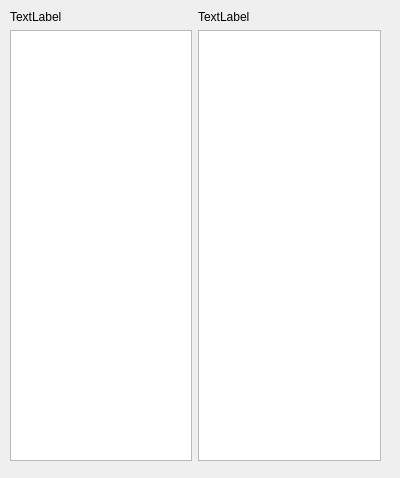
<?xml version="1.0" encoding="UTF-8"?>
<ui version="4.0">
 <class>TenthTask</class>
 <widget class="QDialog" name="TenthTask">
  <property name="geometry">
   <rect>
    <x>0</x>
    <y>0</y>
    <width>400</width>
    <height>478</height>
   </rect>
  </property>
  <property name="windowTitle">
   <string>Dialog</string>
  </property>
  <widget class="QWidget" name="gridLayoutWidget">
   <property name="geometry">
    <rect>
     <x>10</x>
     <y>10</y>
     <width>371</width>
     <height>451</height>
    </rect>
   </property>
   <layout class="QGridLayout" name="gridLayout">
    <item row="0" column="1">
     <widget class="QLabel" name="label_2">
      <property name="text">
       <string>TextLabel</string>
      </property>
     </widget>
    </item>
    <item row="0" column="0">
     <widget class="QLabel" name="label">
      <property name="text">
       <string>TextLabel</string>
      </property>
     </widget>
    </item>
    <item row="1" column="0">
     <widget class="QListWidget" name="squares_list"/>
    </item>
    <item row="1" column="1">
     <widget class="QListWidget" name="origin_list"/>
    </item>
   </layout>
  </widget>
 </widget>
 <resources/>
 <connections/>
</ui>
